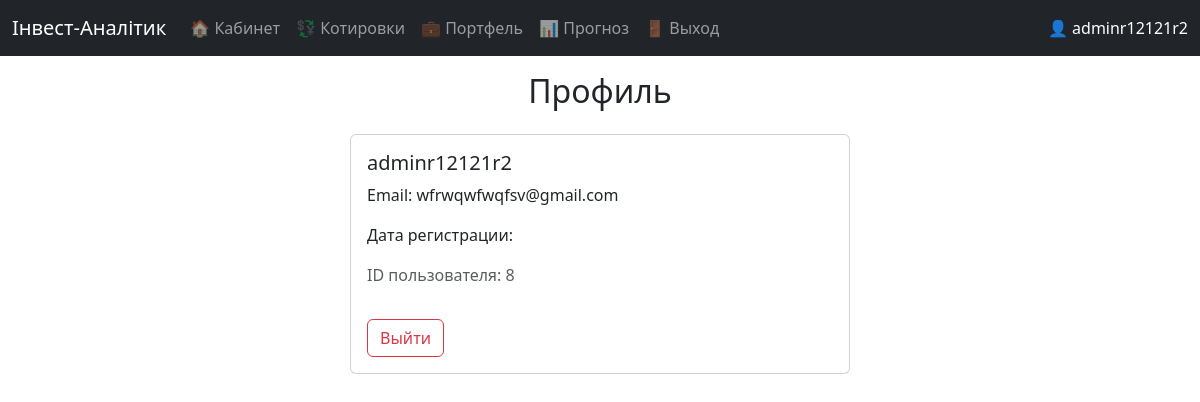
Screenshot of /profile (signed in) with the database file from the repository.
### models.py (models this page shows)
class User(db.Model, UserMixin):
    id = db.Column(db.Integer, primary_key=True)
    username = db.Column(db.String(64), nullable=False)
    email = db.Column(db.String(120), unique=True, nullable=False)
    password = db.Column(db.String(128), nullable=False)
    created_at = db.Column(db.DateTime, default=datetime.utcnow)
    is_admin = db.Column(db.Boolean, default=False)

### routes/profile.py (the view)
@profile_bp.route("/profile")
@login_required
def profile_view():
    return render_template("profile.html", user=current_user)

### app.py (called while the page is built)
@login_manager.user_loader
def load_user(user_id):
    return User.query.get(int(user_id))

### templates/profile.html
{% extends "base.html" %}
{% block content %}
<h2 class="text-center mb-4">Профиль</h2>
<div class="card mx-auto" style="max-width: 500px;">
  <div class="card-body">
    <h5 class="card-title">{{ user.username }}</h5>
    <p class="card-text">Email: {{ user.email }}</p>
    <p class="card-text">Дата регистрации: {{ user.created_at.strftime('%d.%m.%Y') if user.created_at }}</p>
    <p class="text-muted">ID пользователя: {{ user.id }}</p>
    <a href="{{ url_for('auth.logout') }}" class="btn btn-outline-danger mt-3">Выйти</a>
  </div>
</div>
{% endblock %}

### templates/base.html (shortened to what this page needs)
<!doctype html>
<html lang="ru">
<head>
  <link href="https://cdn.jsdelivr.net/npm/bootstrap@5.3.0/dist/css/bootstrap.min.css" rel="stylesheet">
</head>
<body>
<nav class="navbar navbar-expand-lg navbar-dark bg-dark">
  <div class="container-fluid">
    <a class="navbar-brand" href="{{ url_for('main.landing_page') }}">Інвест‑Аналітик</a>
    <div class="collapse navbar-collapse" id="navbarNav">
      <ul class="navbar-nav me-auto">
        {% if current_user.is_authenticated %}
          <li class="nav-item"><a class="nav-link" href="{{ url_for('main.dashboard_page') }}">🏠 Кабинет</a></li>
          <li class="nav-item"><a class="nav-link" href="{{ url_for('assets.asset_list') }}">💱 Котировки</a></li>
          <li class="nav-item"><a class="nav-link" href="{{ url_for('portfolio.view_portfolio') }}">💼 Портфель</a></li>
          <li class="nav-item"><a class="nav-link" href="{{ url_for('forecast.forecast_view') }}">📊 Прогноз</a></li>
          <li class="nav-item"><a class="nav-link" href="{{ url_for('auth.logout') }}">🚪 Выход</a></li>
        {% else %}
          <li class="nav-item"><a class="nav-link" href="{{ url_for('auth.login') }}">🔐 Вход</a></li>
          <li class="nav-item"><a class="nav-link" href="{{ url_for('auth.register') }}">📝 Регистрация</a></li>
        {% endif %}
      </ul>
      {% if current_user.is_authenticated %}
        <span class="navbar-text text-white">👤 {{ current_user.username }}</span>
      {% endif %}
    </div>
  </div>
</nav>
<div class="container">
  {% block content %}{% endblock %}
</div>
</body>
</html>

### rows the page displays
User: username "adminr12121r2", email "wfrwqwfwqfsv@gmail.com", id "8"
